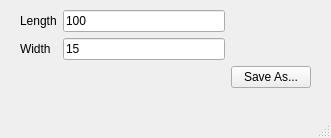
<?xml version="1.0" encoding="UTF-8"?>
<ui version="4.0">
 <class>BridgeGeneratorWindow</class>
 <widget class="QMainWindow" name="BridgeGeneratorWindow">
  <property name="geometry">
   <rect>
    <x>0</x>
    <y>0</y>
    <width>331</width>
    <height>138</height>
   </rect>
  </property>
  <property name="windowTitle">
   <string>BlueIfcBridgeGenerator</string>
  </property>
  <widget class="QWidget" name="centralwidget">
   <widget class="QWidget" name="">
    <property name="geometry">
     <rect>
      <x>20</x>
      <y>10</y>
      <width>291</width>
      <height>81</height>
     </rect>
    </property>
    <layout class="QGridLayout" name="gridLayout">
     <item row="0" column="0">
      <widget class="QLabel" name="label">
       <property name="text">
        <string>Length</string>
       </property>
      </widget>
     </item>
     <item row="0" column="1">
      <widget class="QLineEdit" name="lineEditLength">
       <property name="text">
        <string>100</string>
       </property>
      </widget>
     </item>
     <item row="1" column="0">
      <widget class="QLabel" name="label_2">
       <property name="text">
        <string>Width</string>
       </property>
      </widget>
     </item>
     <item row="1" column="1">
      <widget class="QLineEdit" name="lineEditWidth">
       <property name="text">
        <string>15</string>
       </property>
      </widget>
     </item>
     <item row="2" column="2">
      <widget class="QPushButton" name="pushButtonSaveAs">
       <property name="text">
        <string>Save As...</string>
       </property>
      </widget>
     </item>
    </layout>
   </widget>
  </widget>
  <widget class="QMenuBar" name="menubar">
   <property name="geometry">
    <rect>
     <x>0</x>
     <y>0</y>
     <width>331</width>
     <height>21</height>
    </rect>
   </property>
  </widget>
  <widget class="QStatusBar" name="statusbar"/>
 </widget>
 <resources/>
 <connections/>
</ui>
